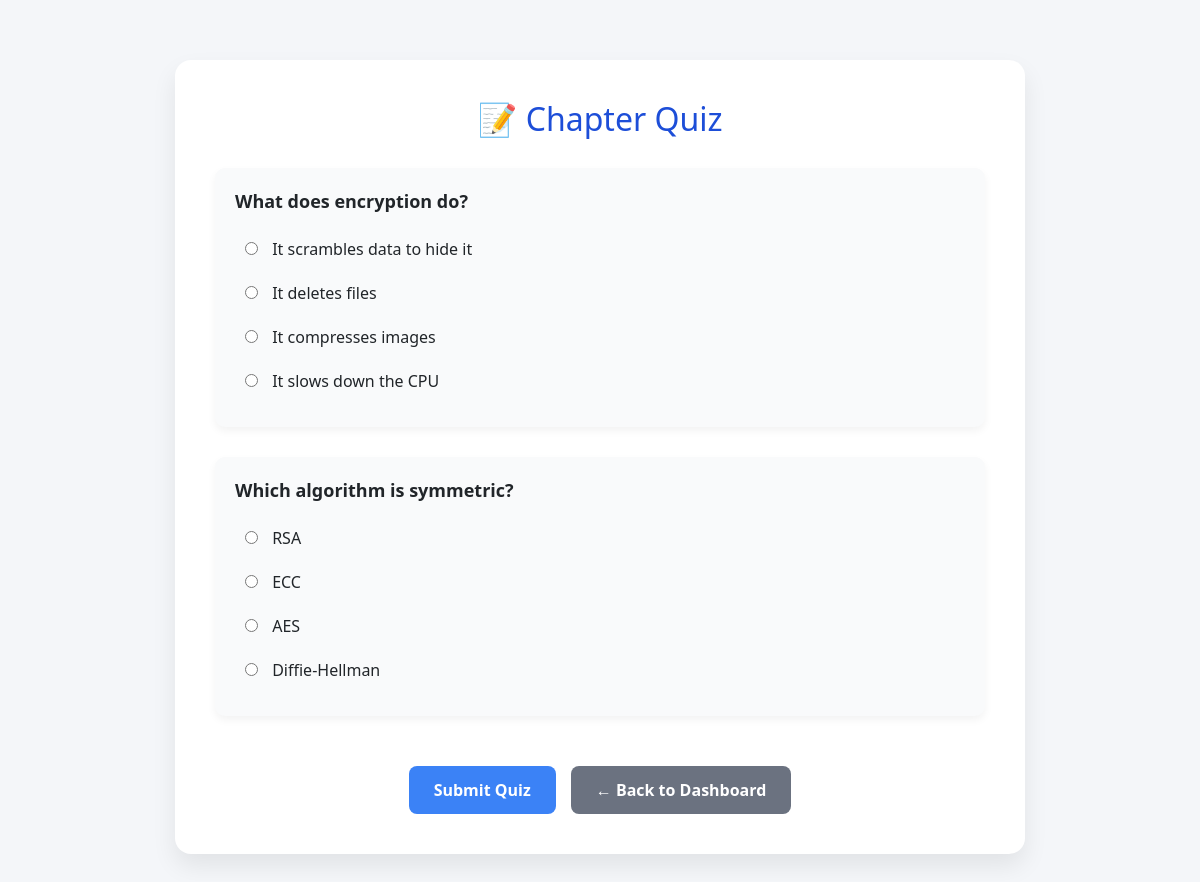
Screenshot of /quiz.php?chapter=1 (signed in) with the database file from the repository.
### tables this page shows
CREATE TABLE `quizzes` (
  `id` int(11) NOT NULL,
  `chapter_id` int(11) NOT NULL,
  `question` text NOT NULL,
  `correct_answer` varchar(255) NOT NULL,
  `option_a` varchar(255) DEFAULT NULL,
  `option_b` varchar(255) DEFAULT NULL,
  `option_c` varchar(255) DEFAULT NULL,
  `option_d` varchar(255) DEFAULT NULL,
  `correct_option` enum('a','b','c','d') NOT NULL DEFAULT 'a'
);

### quiz.php (the view, shortened to what this page needs)
<?php
include 'db.php';
$chapter_id = $_GET['chapter'] ?? 0;
$stmt = $conn->prepare("SELECT * FROM quizzes WHERE chapter_id = ?");
$stmt->bind_param("i", $chapter_id);
$stmt->execute();
$result = $stmt->get_result();
?>
<!DOCTYPE html>
<html>
<head>
    <link href="https://cdn.jsdelivr.net/npm/bootstrap@5.3.3/dist/css/bootstrap.min.css" rel="stylesheet">
</head>
<body>
<div class="quiz-container">
    <h2>📝 Chapter Quiz</h2>
    <form method="POST" action="quiz.php?chapter=<?= $chapter_id ?>">
        <?php while ($quiz = $result->fetch_assoc()): ?>
            <div class="quiz-question">
                <p><?= htmlspecialchars($quiz['question']) ?></p>
                <?php foreach (['a', 'b', 'c', 'd'] as $opt): ?>
                    <label>
                        <input type="radio" name="answers[<?= $quiz['id'] ?>]" value="<?= $opt ?>" required>
                        <?= htmlspecialchars($quiz["option_$opt"]) ?>
                    </label>
                <?php endforeach; ?>
            </div>
        <?php endwhile; ?>
        <div class="d-flex justify-content-center">
            <button type="submit">Submit Quiz</button>
            <a href="user_home.php" class="btn-back text-white text-decoration-none">← Back to Dashboard</a>
        </div>
    </form>
</div>
</body>
</html>

### quiz.php (style rules this page uses)
body { background: #f4f6f9; font-family: 'Segoe UI', sans-serif; }
.quiz-container { max-width: 850px; margin: 60px auto; background: white; padding: 40px; border-radius: 16px; box-shadow: 0 12px 24px rgba(0,0,0,0.08); }
h2 { color: #1d4ed8; margin-bottom: 30px; text-align: center; }
.quiz-question { margin-bottom: 30px; padding: 20px; border-radius: 10px; background: #f9fafb; box-shadow: 0 4px 8px rgba(0,0,0,0.05); }
.quiz-question p { font-weight: 600; font-size: 18px; }
label { display: block; margin: 8px 0; cursor: pointer; padding: 6px 10px; border-radius: 6px; transition: background 0.2s; }
input[type="radio"] { margin-right: 10px; }
button[type="submit"], .btn-back { margin-top: 20px; padding: 12px 25px; font-weight: bold; border: none; border-radius: 8px; background-color: #3b82f6; color: white; transition: background-color 0.3s; }
.btn-back { margin-left: 15px; background-color: #6b7280; }

### rows the page displays
quizzes: question "What does encryption do?", option_a "It scrambles data to hide it", option_b "It deletes files", option_c "It compresses images", option_d "It slows down the CPU"
quizzes: question "Which algorithm is symmetric?", option_a "RSA", option_b "ECC", option_c "AES", option_d "Diffie-Hellman"
